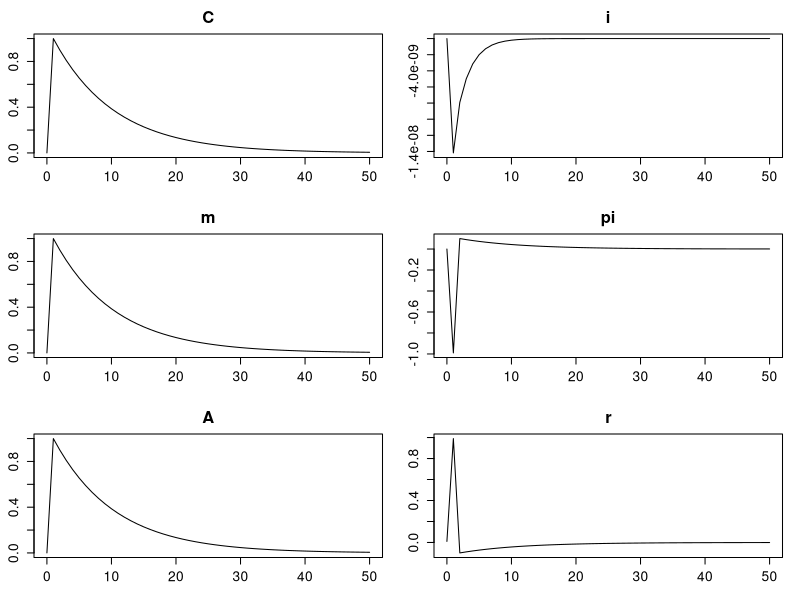
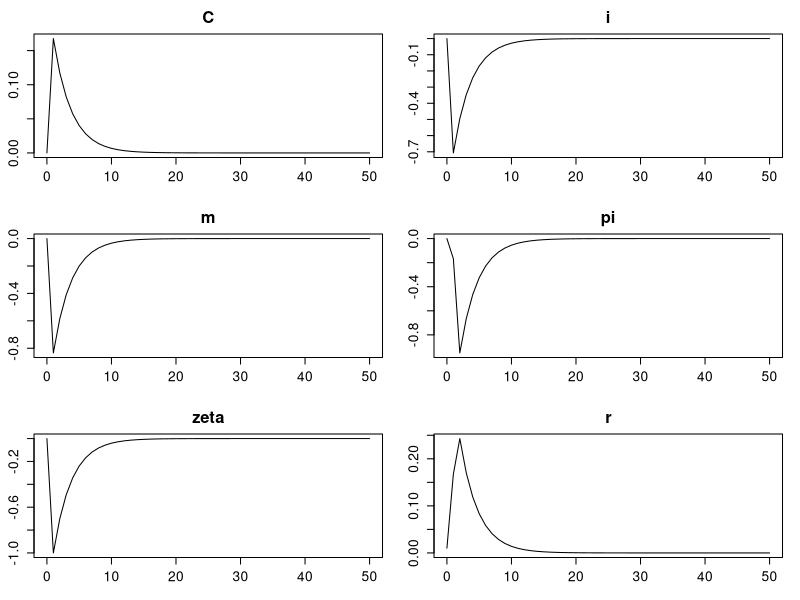

These charts were generated, in order, by the following R code:
#=======================================
# Chapter 5, CIA model
#   modified on 2019/10/19
#=======================================

"%+%" <- function(x, y) paste(x, y, sep = "")

library(nleqslv)

#----------------------------------------

beta <- 0.99
mu <- 1.0
gamma <- 5 #1.0
rho_A <- 0.9
#rho_zeta <- 0.9
rho_zeta <- 0.7
zeta_ss <- 0
para <- list(beta = beta, mu = mu, gamma = gamma, rho_A = rho_A, rho_zeta = rho_zeta, zeta_ss = zeta_ss)

#----------------------------------------

findss <- function(p, Astar = 1) {
  pistar <- p$zeta_ss
  istar <- (1-p$beta+p$zeta_ss)/p$beta
  Cstar <- (p$beta/p$mu/(p$gamma+1)/(1+p$zeta_ss))^(1/(p$gamma+1))
  mstar <- (1+p$zeta_ss)*Cstar
  lamstar <- p$beta/(1+p$zeta_ss)/Cstar
  xistar <- (1+p$zeta_ss-p$beta)/(1+p$zeta_ss)/Cstar
  list(C = Cstar, ii = istar, A = Astar, pi = pistar, m = mstar, zeta = p$zeta_ss, lam = lamstar, xi = xistar)
}

objfun0 <- function(X, maxT, X0, Xss, p = para) {
  
  nvar <- 8
  XX  <- matrix(X, maxT, nvar)
  C   <- c(XX[, 1], Xss$C)
  ii  <- c(XX[, 2], Xss$ii)
  A   <- c(X0$A   , XX[, 3])
  pi <- c(XX[, 4], Xss$pi)
  m   <- c(XX[, 5], Xss$m)
  zeta <- c(X0$zeta , XX[, 6])
  lam <- c(XX[, 7], Xss$lam)
  xi <- c(XX[, 8], Xss$xi)
  
  ret <- matrix(NA, maxT, nvar)
  for(t in 1:maxT) {
    ret[t, 1] <- 1/C[t]- lam[t] - xi[t]
    ret[t, 2] <- A[t]*lam[t] - p$mu*(C[t]/A[t])^p$gamma*(p$gamma+1)
    if (t > 1) {
      ret[t, 3] <- -C[t] + m[t-1]/(1+pi[t])
      ret[t, 4] <- -(1+pi[t])*m[t] + (1+zeta[t])*m[t-1]
    } else {
      ret[t, 3] <- -C[t] + X0$m/(1+pi[t])
      ret[t, 4] <- -(1+pi[t])*m[t] + (1+zeta[t])*X0$m
    }
    ret[t, 5] <- p$beta*lam[t+1] + p$beta*xi[t+1] - (1+pi[t+1])*lam[t]
    ret[t, 6] <- p$beta*(ii[t]+1)*lam[t+1] - (1+pi[t+1])*lam[t]
    ret[t, 7] <- -log(A[t+1]) + p$rho_A*log(A[t])
    ret[t, 8] <- -(zeta[t+1]-p$zeta_ss) + p$rho_zeta*(zeta[t]-p$zeta_ss)
  }
  return(c(ret))
}

#----------------------------------------

ss <- findss(para)

maxT  <- 150
Xinit <- c(rep(ss$C,maxT), rep(ss$ii,maxT), rep(ss$A,maxT), 
           rep(ss$pi,maxT), rep(ss$m,maxT), rep(ss$zeta,maxT), rep(ss$lam,maxT), rep(ss$xi,maxT))

Ainit1 <- 1.01
zetainit1 <- zeta_ss
X0set1 <- list(A = Ainit1, zeta = zetainit1, m = ss$m)

objfun1 <- function(X) objfun0(X, maxT, X0set1, Xss = ss)
rslt1 <- nleqslv(Xinit, objfun1)

rsltfun <- function(rslt, maxT, X0, Xss, p = para) {
  XX <- matrix(rslt$x, maxT, 6)
  
  C   <- (c(Xss$C,  XX[, 1])/Xss$C -1)*100
  ii  <- (c(Xss$ii, XX[, 2])-Xss$ii)*100
  A   <- (c(Xss$A, X0$A, XX[1:(maxT-1), 3])/Xss$A-1)*100
  pi <- (c(Xss$pi, XX[, 4])-Xss$pi)*100
  m   <- (c(Xss$m,  XX[, 5])/Xss$m -1)*100
  zeta <- (c(Xss$zeta, X0$zeta, XX[1:(maxT-1), 6])-Xss$zeta)*100
  r <- c(Xss$ii-Xss$pi,ii[-length(ii)]-pi[-1])
  
  list(C = C, ii = ii, A = A, pi = pi, m = m, zeta = zeta, r = r)
}

X1 <- rsltfun(rslt1, maxT, X0set1, ss)

par(ps = 15)
par(mfrow = c(3, 2))
par(mai = c(0.85, 0.68, 0.68, 0.35)*0.5)

plot(cbind(0:50, X1$C[1:51]), main = "C", xlab = "", ylab = "", typ = "l")
plot(cbind(0:50, X1$ii[1:51]), main = "i", xlab = "", ylab = "", typ = "l")
plot(cbind(0:50, X1$m[1:51]), main = "m", xlab = "", ylab = "", typ = "l")
plot(cbind(0:50, X1$pi[1:51]), main = "pi", xlab = "", ylab = "", typ = "l")
plot(cbind(0:50, X1$A[1:51]), main = "A", xlab = "", ylab = "", typ = "l")
plot(cbind(0:50, X1$r[1:51]), main = "r", xlab = "", ylab = "", typ = "l")

write.csv(X1, "cia_techs.csv")

Ainit2 <- 1.0
zetainit2 <- -0.01
X0set2 <- list(A = Ainit2, zeta = zetainit2, m = ss$m)

objfun2 <- function(X) objfun0(X, maxT, X0set2, Xss = ss)
rslt2 <- nleqslv(Xinit, objfun2)

X2 <- rsltfun(rslt2, maxT, X0set2, ss)

par(ps = 15)
par(mfrow = c(3, 2))
par(mai = c(0.85, 0.68, 0.68, 0.35)*0.5)

plot(cbind(0:50, X2$C[1:51]), main = "C", xlab = "", ylab = "", typ = "l")
plot(cbind(0:50, X2$ii[1:51]), main = "i", xlab = "", ylab = "", typ = "l")
plot(cbind(0:50, X2$m[1:51]), main = "m", xlab = "", ylab = "", typ = "l")
plot(cbind(0:50, X2$pi[1:51]), main = "pi", xlab = "", ylab = "", typ = "l")
plot(cbind(0:50, X2$zeta[1:51]), main = "zeta", xlab = "", ylab = "", typ = "l")
plot(cbind(0:50, X2$r[1:51]), main = "r", xlab = "", ylab = "", typ = "l")

write.csv(X2, "cia_mss.csv")
